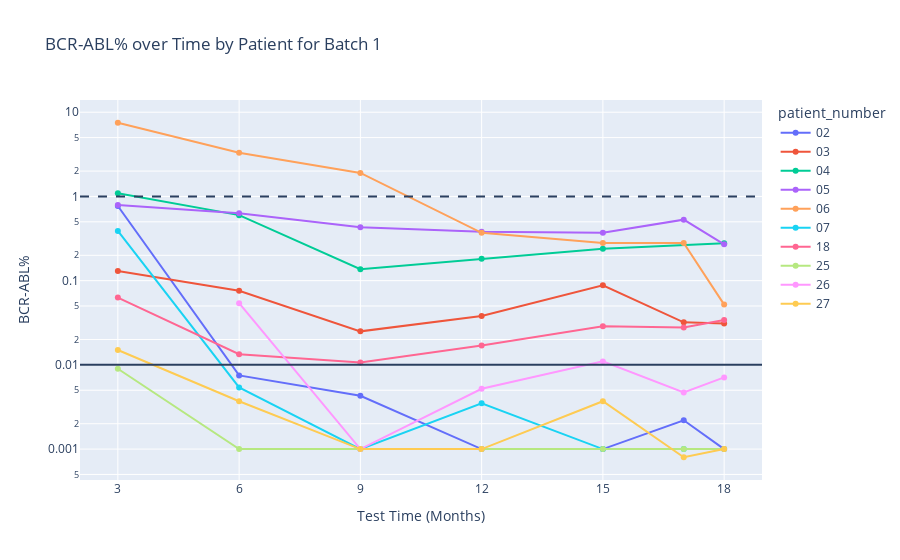

The notebook cell this image was saved under:
### Code cell
figures[1].show()

### Figure 1 — Plotly figure (JSON) as saved in the notebook; plotly's stock layout.template omitted (floating-point values rounded to 4 significant figures)
{"data": [{"connectgaps": true, "hovertemplate": "patient_number=02<br>month=%{x}<br>BCRABL=%{y}<extra></extra>", "legendgroup": "02", "line": {"color": "#636efa", "dash": "solid"}, "marker": {"symbol": "circle"}, "mode": "markers+lines", "name": "02", "orientation": "v", "showlegend": true, "type": "scatter", "x": [3, 6, 9, 12, 15, 17, 18], "xaxis": "x", "y": [0.77, 0.0075, 0.0043, 0.001, 0.001, 0.0022, 0.001], "yaxis": "y"}, {"connectgaps": true, "hovertemplate": "patient_number=03<br>month=%{x}<br>BCRABL=%{y}<extra></extra>", "legendgroup": "03", "line": {"color": "#EF553B", "dash": "solid"}, "marker": {"symbol": "circle"}, "mode": "markers+lines", "name": "03", "orientation": "v", "showlegend": true, "type": "scatter", "x": [3, 6, 9, 12, 15, 17, 18], "xaxis": "x", "y": [0.13, 0.076, 0.025, 0.038, 0.088, 0.032, 0.031], "yaxis": "y"}, {"connectgaps": true, "hovertemplate": "patient_number=04<br>month=%{x}<br>BCRABL=%{y}<extra></extra>", "legendgroup": "04", "line": {"color": "#00cc96", "dash": "solid"}, "marker": {"symbol": "circle"}, "mode": "markers+lines", "name": "04", "orientation": "v", "showlegend": true, "type": "scatter", "x": [3, 6, 9, 12, 15, 17, 18], "xaxis": "x", "y": [1.091, 0.6, 0.137, 0.182, 0.239, null, 0.278], "yaxis": "y"}, {"connectgaps": true, "hovertemplate": "patient_number=05<br>month=%{x}<br>BCRABL=%{y}<extra></extra>", "legendgroup": "05", "line": {"color": "#ab63fa", "dash": "solid"}, "marker": {"symbol": "circle"}, "mode": "markers+lines", "name": "05", "orientation": "v", "showlegend": true, "type": "scatter", "x": [3, 6, 9, 12, 15, 17, 18], "xaxis": "x", "y": [0.79, 0.63, 0.43, 0.38, 0.37, 0.53, 0.27], "yaxis": "y"}, {"connectgaps": true, "hovertemplate": "patient_number=06<br>month=%{x}<br>BCRABL=%{y}<extra></extra>", "legendgroup": "06", "line": {"color": "#FFA15A", "dash": "solid"}, "marker": {"symbol": "circle"}, "mode": "markers+lines", "name": "06", "orientation": "v", "showlegend": true, "type": "scatter", "x": [3, 6, 9, 12, 15, 17, 18], "xaxis": "x", "y": [7.5, 3.3, 1.9, 0.37, 0.28, 0.28, 0.052], "yaxis": "y"}, {"connectgaps": true, "hovertemplate": "patient_number=07<br>month=%{x}<br>BCRABL=%{y}<extra></extra>", "legendgroup": "07", "line": {"color": "#19d3f3", "dash": "solid"}, "marker": {"symbol": "circle"}, "mode": "markers+lines", "name": "07", "orientation": "v", "showlegend": true, "type": "scatter", "x": [3, 6, 9, 12, 15, 17, 18], "xaxis": "x", "y": [0.39, 0.0054, 0.001, 0.0035, 0.001, 0.001, null], "yaxis": "y"}, {"connectgaps": true, "hovertemplate": "patient_number=18<br>month=%{x}<br>BCRABL=%{y}<extra></extra>", "legendgroup": "18", "line": {"color": "#FF6692", "dash": "solid"}, "marker": {"symbol": "circle"}, "mode": "markers+lines", "name": "18", "orientation": "v", "showlegend": true, "type": "scatter", "x": [3, 6, 9, 12, 15, 17, 18], "xaxis": "x", "y": [0.063, 0.0134, 0.0107, 0.017, 0.0287, 0.0278, 0.0341], "yaxis": "y"}, {"connectgaps": true, "hovertemplate": "patient_number=25<br>month=%{x}<br>BCRABL=%{y}<extra></extra>", "legendgroup": "25", "line": {"color": "#B6E880", "dash": "solid"}, "marker": {"symbol": "circle"}, "mode": "markers+lines", "name": "25", "orientation": "v", "showlegend": true, "type": "scatter", "x": [3, 6, 9, 12, 15, 17, 18], "xaxis": "x", "y": [0.009, 0.001, 0.001, 0.001, 0.001, 0.001, 0.001], "yaxis": "y"}, {"connectgaps": true, "hovertemplate": "patient_number=26<br>month=%{x}<br>BCRABL=%{y}<extra></extra>", "legendgroup": "26", "line": {"color": "#FF97FF", "dash": "solid"}, "marker": {"symbol": "circle"}, "mode": "markers+lines", "name": "26", "orientation": "v", "showlegend": true, "type": "scatter", "x": [3, 6, 9, 12, 15, 17, 18], "xaxis": "x", "y": [null, 0.054, 0.001, 0.0052, 0.011, 0.0047, 0.0071], "yaxis": "y"}, {"connectgaps": true, "hovertemplate": "patient_number=27<br>month=%{x}<br>BCRABL=%{y}<extra></extra>", "legendgroup": "27", "line": {"color": "#FECB52", "dash": "solid"}, "marker": {"symbol": "circle"}, "mode": "markers+lines", "name": "27", "orientation": "v", "showlegend": true, "type": "scatter", "x": [3, 6, 9, 12, 15, 17, 18], "xaxis": "x", "y": [0.015, 0.0037, 0.001, 0.001, 0.0037, 0.0008, 0.001], "yaxis": "y"}], "layout": {"legend": {"title": {"text": "patient_number"}, "tracegroupgap": 0}, "shapes": [{"type": "line", "x0": 0, "x1": 1, "xref": "x domain", "y0": 0.01, "y1": 0.01, "yref": "y"}, {"line": {"dash": "dash"}, "type": "line", "x0": 0, "x1": 1, "xref": "x domain", "y0": 1, "y1": 1, "yref": "y"}], "title": {"text": "BCR-ABL% over Time by Patient for Batch 1"}, "xaxis": {"anchor": "y", "domain": [0, 1], "tickmode": "array", "ticktext": ["3", "6", "9", "12", "15", "18"], "tickvals": [3, 6, 9, 12, 15, 18], "title": {"text": "Test Time (Months)"}}, "yaxis": {"anchor": "x", "domain": [0, 1], "title": {"text": "BCR-ABL%"}, "type": "log"}}}
